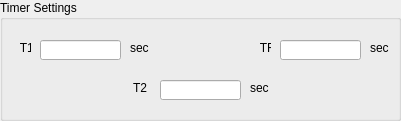
     <widget class="QGroupBox" name="TimergroupBox">
      <property name="geometry">
       <rect>
        <x>363</x>
        <y>50</y>
        <width>401</width>
        <height>121</height>
       </rect>
      </property>
      <property name="styleSheet">
       <string notr="true"/>
      </property>
      <property name="title">
       <string>Timer Settings</string>
      </property>
      <widget class="QLineEdit" name="T1timerEdit">
       <property name="geometry">
        <rect>
         <x>40</x>
         <y>40</y>
         <width>81</width>
         <height>20</height>
        </rect>
       </property>
      </widget>
      <widget class="QLineEdit" name="T2timerEdit">
       <property name="geometry">
        <rect>
         <x>160</x>
         <y>80</y>
         <width>81</width>
         <height>20</height>
        </rect>
       </property>
      </widget>
      <widget class="QLineEdit" name="TFtimerEdit">
       <property name="geometry">
        <rect>
         <x>280</x>
         <y>40</y>
         <width>81</width>
         <height>20</height>
        </rect>
       </property>
      </widget>
      <widget class="QLabel" name="label_21">
       <property name="geometry">
        <rect>
         <x>10</x>
         <y>40</y>
         <width>21</width>
         <height>16</height>
        </rect>
       </property>
       <property name="text">
        <string>   T1</string>
       </property>
      </widget>
      <widget class="QLabel" name="label_22">
       <property name="geometry">
        <rect>
         <x>120</x>
         <y>80</y>
         <width>31</width>
         <height>16</height>
        </rect>
       </property>
       <property name="text">
        <string>    T2</string>
       </property>
      </widget>
      <widget class="QLabel" name="label_23">
       <property name="geometry">
        <rect>
         <x>250</x>
         <y>40</y>
         <width>21</width>
         <height>16</height>
        </rect>
       </property>
       <property name="text">
        <string>   TF</string>
       </property>
      </widget>
      <widget class="QLabel" name="label_24">
       <property name="geometry">
        <rect>
         <x>130</x>
         <y>40</y>
         <width>31</width>
         <height>16</height>
        </rect>
       </property>
       <property name="text">
        <string>sec</string>
       </property>
      </widget>
      <widget class="QLabel" name="label_25">
       <property name="geometry">
        <rect>
         <x>250</x>
         <y>80</y>
         <width>31</width>
         <height>16</height>
        </rect>
       </property>
       <property name="text">
        <string>sec</string>
       </property>
      </widget>
      <widget class="QLabel" name="label_26">
       <property name="geometry">
        <rect>
         <x>370</x>
         <y>40</y>
         <width>31</width>
         <height>16</height>
        </rect>
       </property>
       <property name="text">
        <string>sec</string>
       </property>
      </widget>
     </widget>
